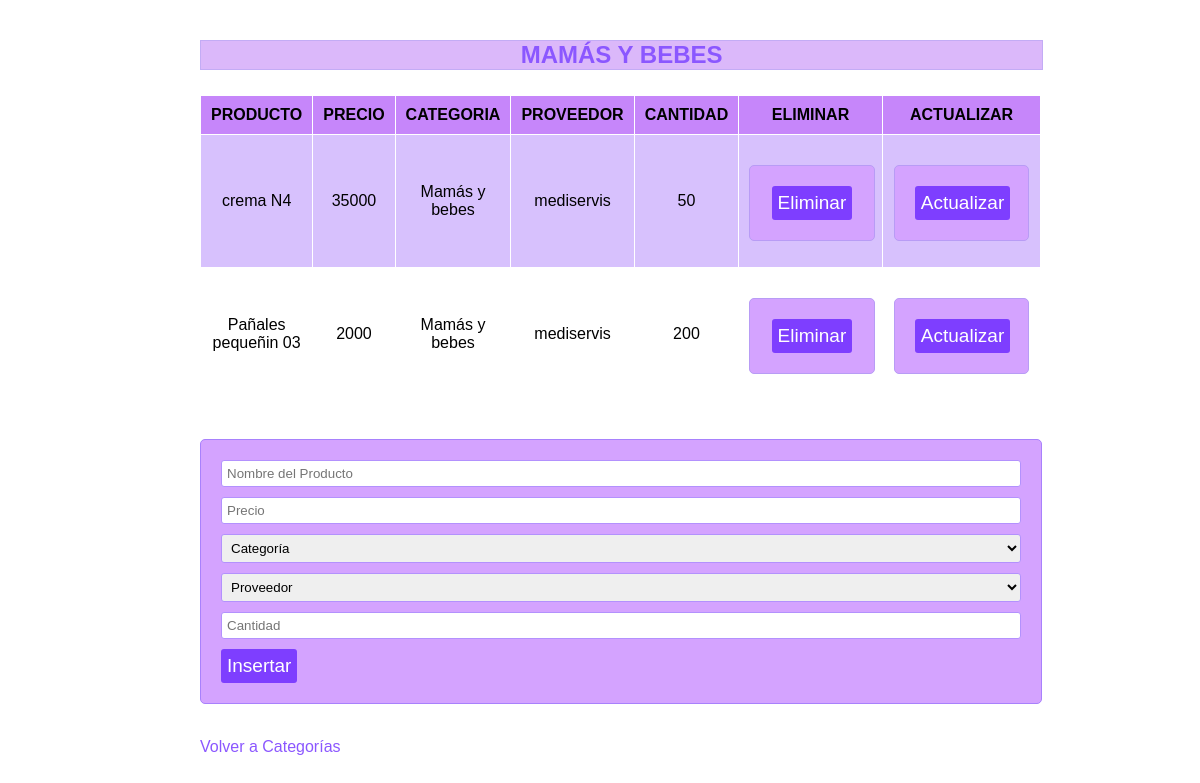
Page /vista_Mamas_y_bebes/vista_Mamas_y_bebes.php on the committed database.
### tables this page shows
CREATE TABLE `producto` (
  `Id_producto` int(20) NOT NULL,
  `nombre_producto` varchar(20) NOT NULL,
  `precio` int(20) DEFAULT NULL,
  `id_Categoria` varchar(50) NOT NULL,
  `id_proveedor` varchar(50) NOT NULL,
  `Cantidad_productos` int(40) DEFAULT NULL
);

CREATE TABLE `categorias` (
  `id_Categoria` int(20) NOT NULL,
  `Categorias` varchar(20) NOT NULL
);

CREATE TABLE `proveedor` (
  `id_proveedor` int(20) NOT NULL,
  `proveedores` varchar(50) NOT NULL
);

### vista_Mamas_y_bebes/vista_Mamas_y_bebes.php (the view, shortened to what this page needs)
<?php
class Mamás
{
    private $db;
    public function __construct()
    {
        include("conexion.php");
        $this->db = $db;
        echo '<link rel="stylesheet" type="text/css" href="estilo_crud_mamás.css">';
    }
    public function listar ()
    {
        echo "<table border='2'>";
       echo "<caption>  <div class='titulo-container'> MAMÁS Y BEBES
       </div></caption>";
        echo "<th>PRODUCTO</th>";
        echo "<th>PRECIO</th>";
        echo "<th>CATEGORIA</th>";
        echo "<th>PROVEEDOR</th>";
        echo "<th>CANTIDAD</th>";
        echo "<th>ELIMINAR</th>";
        echo "<th>ACTUALIZAR</th>";
            $sql = "SELECT p.id_producto, p.nombre_producto, p.precio, p.Cantidad_productos, c.categorias, pr.proveedores
            FROM producto p
            INNER JOIN categorias c ON p.id_Categoria = c.id_Categoria
            INNER JOIN proveedor pr ON p.id_proveedor = pr.id_proveedor
            WHERE p.id_Categoria = 5";
if (!$result = $this->db->query($sql)) {
    die('Hay un error corriendo en la consulta o datos no encontrados!!! [' . $this->db->error . ']');
}
    while($row = $result->fetch_assoc())
    {
        $nombre_producto = stripslashes($row["nombre_producto"]);
        $precio = stripcslashes($row["precio"]);
        $categorias = stripcslashes($row["categorias"]);
        $proveedores = stripcslashes($row["proveedores"]);
        $Cantidad_productos = stripcslashes($row["Cantidad_productos"]);
        echo "<tr>";
        echo "<td>$nombre_producto</td>";
        echo "<td>$precio</td>";
        echo "<td>$categorias</td>";
        echo "<td>$proveedores</td>";
        echo "<td>$Cantidad_productos</td>";
            echo "<td>";
            echo "<form class=boton method='POST' action='eliminar_producto.php'>";
            echo "<input type='submit' value='Eliminar'>";
            echo "</form>";
            echo "</td>";
            echo "<td>";
            echo "<form class=boton  method='POST' action='actualizar_producto.php'>";
            echo "<input type='submit' value='Actualizar'>";
            echo "</form>";
            echo "</td>";
            echo "</tr>";
        }
        echo "</table>";
echo "<form method='POST' action='insertar_producto.php'>";
echo "<input type='text' name='nombre_producto' placeholder='Nombre del Producto'>";
echo "<input type='text' name='precio' placeholder='Precio'>";
$sql2 = "SELECT * FROM categorias WHERE id_Categoria='1'";
$result2 = mysqli_query($this->db, $sql2);
$catOptions = "<option value=''>Categoría</option>";
if (mysqli_num_rows($result2) > 0) {
    while ($row2 = mysqli_fetch_assoc($result2)) {
        $id_Categoria = $row2["id_Categoria"];
        $categorias = $row2["Categorias"];
        $catOptions .= "<option value='$id_Categoria'>$id_Categoria-$categorias</option>";
    }
}
echo "<select name='id_Categoria'>$catOptions</select>";
        $sql3 = "SELECT * FROM proveedor";
        $result3 = mysqli_query($this->db, $sql3);
        $proOptions = "<option value=''>Proveedor</option>";
        if (mysqli_num_rows($result3) > 0) {
            while ($row3 = mysqli_fetch_assoc($result3)) {
                $id_proveedor = $row3["id_proveedor"];
                $proveedores = $row3["proveedores"];
                $proOptions .= "<option value='$id_proveedor'>$id_proveedor-$proveedores</option>";
            }
        }
        echo "<select name='id_proveedor'>$proOptions</select>";
        echo "<input type='text' name='Cantidad_productos' placeholder='Cantidad'>";
        echo "<input type='submit' value='Insertar'>";
        echo "</form>";
        echo "<a href='../categorias.html'>Volver a Categorías</a>";
                    }
    }
    $final=new Mamás();
    $final->listar();
?>

### vista_Mamas_y_bebes/estilo_crud_mamás.css (style rules this page uses)
.titulo-container { background-color: #dbb8fa; margin-bottom: 25px; width: 100%; border: 1px solid #c3acf5; text-align: center; }
caption { font-size: 24px; color: #8b57ff; font-weight: bold; }
table { width: 100%; border-collapse: collapse; max-width: 100%; }
table, th, td { border: 1px solid #ffffff; }
th, td { padding: 10px; text-align: center; }
th { background-color: #bc70fad7; }
tr:nth-child(even) { background-color: #d7c1fd; }
form { width: 100%; margin-top: 20px; padding: 20px; border: 1px solid #a881fc; border-radius: 5px; background-color: #d4a3ff; max-width: 100%; margin-left: auto; margin-right: auto; }
.boton { width: 68%; margin-top: 20px; padding: 20px; border: 1px solid #b89cf5; border-radius: 5px; background-color: #d4a3ff; }
input[type="text"], select { padding: 5px; width: 100%; margin-bottom: 10px; border: 1px solid #b391fd; border-radius: 3px; }
input[type="submit"] { background-color: #7e3eff; color: white; border: none; padding: 6px 6px; text-align: center; text-decoration: none; display: inline-block; font-size: 19px; border-radius: 3px; cursor: pointer; }

### rows in the picture
producto: nombre_producto "crema N4", precio "35000", id_Categoria.Categorias "Mamás y bebes", id_proveedor.proveedores "mediservis", Cantidad_productos "50"
producto: nombre_producto "Pañales pequeñin 03", precio "2000", id_Categoria.Categorias "Mamás y bebes", id_proveedor.proveedores "mediservis", Cantidad_productos "200"
